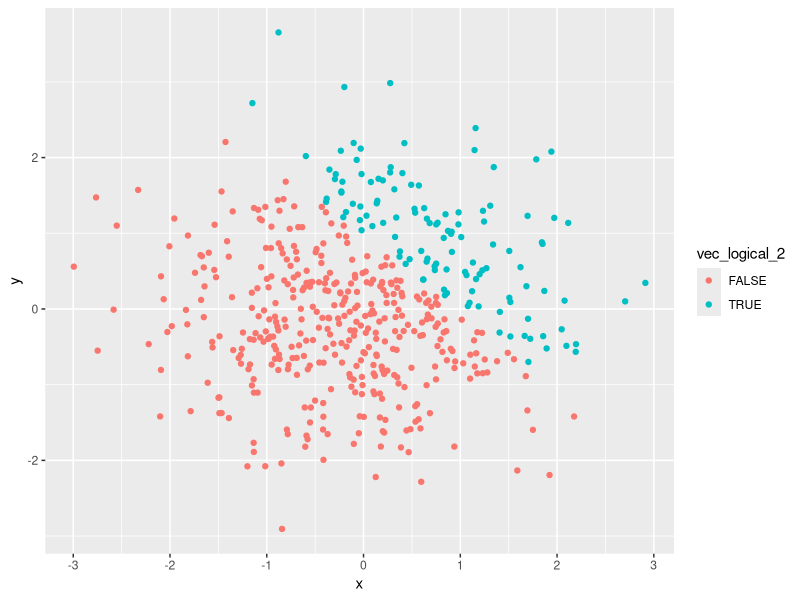
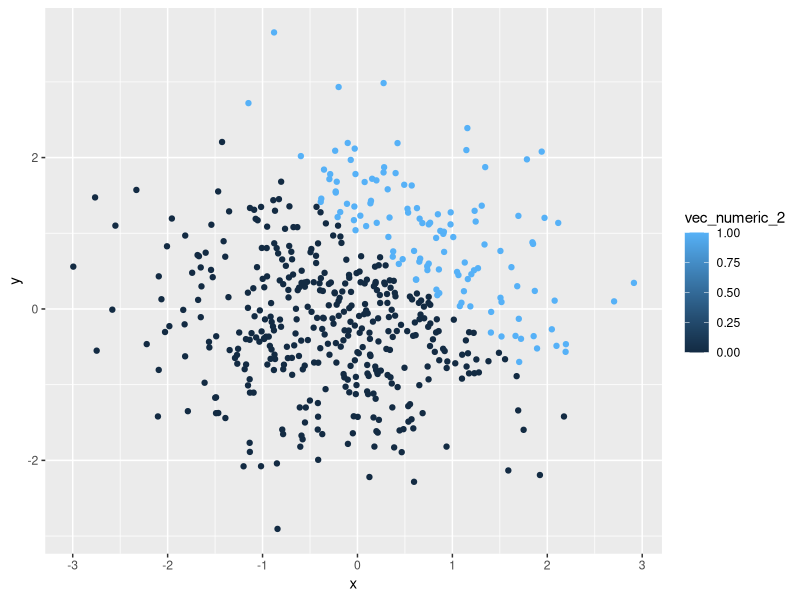
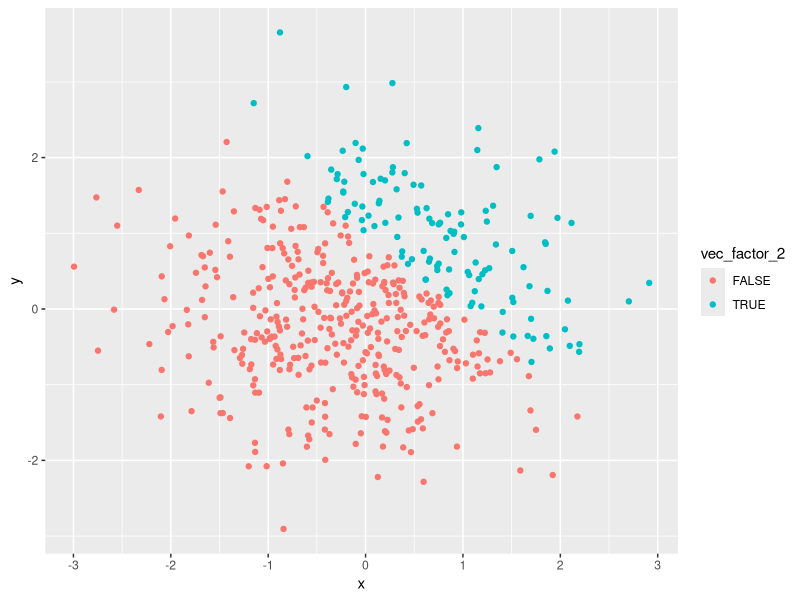
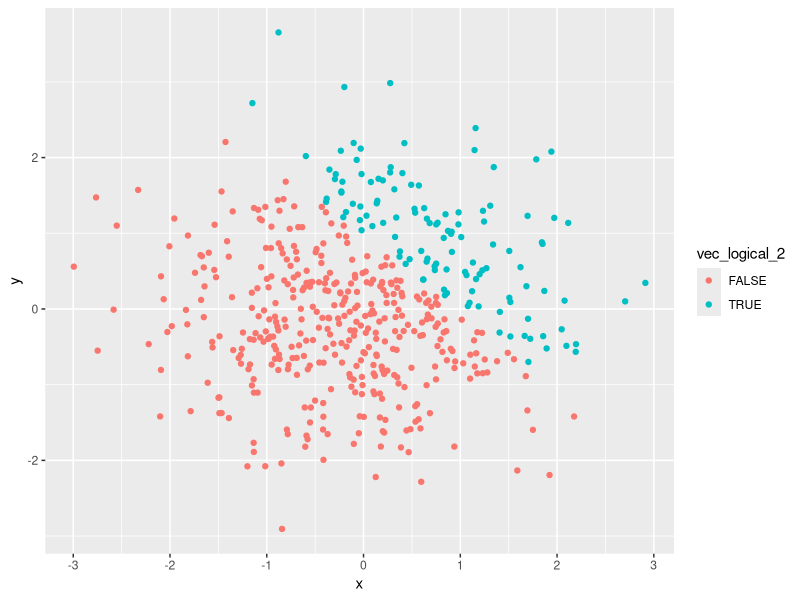

These figures' R source, in order:
## ---- chunk 1
library(tidyverse)
## ---- chunk 2
sample = rnorm(8)
vec_numeric = sample
vec_logical = sample > 0
vec_char = c("My","name","is","Gaotong","LIU","MS","Biostatistic","T & M")
vec_factor = factor(c("High","Low","Medium","High","High","Low","Medium","Low"))
                    
df_1 = tibble(vec_numeric ,vec_logical ,vec_char ,vec_factor)
## ---- chunk 3
x = rnorm(500)
y = rnorm(500)
vec_logical_2 = x + y > 1
vec_numeric_2 = as.numeric(vec_logical_2)
vec_factor_2 = as.factor(vec_logical_2)
df_2 = tibble(x, y, vec_logical_2, vec_numeric_2, vec_factor_2)

## ---- chunk 4
df_2 %>% ggplot(aes(x = x, y = y, color = vec_logical_2)) +
  geom_point()
ggsave("scatterplot_logical.pdf")

df_2 %>% ggplot(aes(x = x, y = y, color = vec_numeric_2)) +
  geom_point()
df_2 %>% ggplot(aes(x = x, y = y, color = vec_factor_2)) +
  geom_point()
